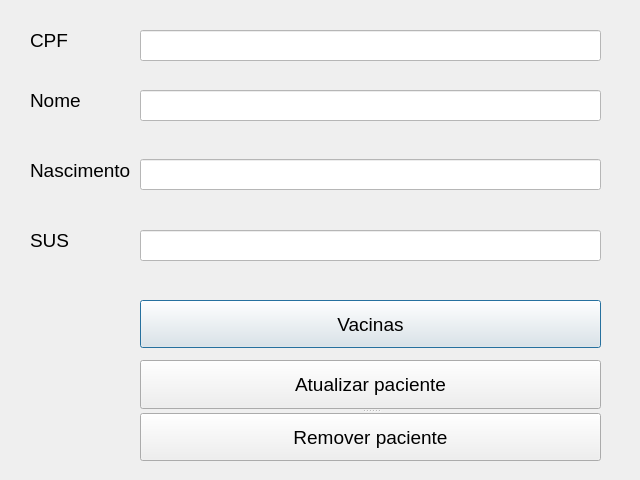
<?xml version="1.0" encoding="UTF-8"?>
<ui version="4.0">
 <class>PatientView</class>
 <widget class="QDialog" name="PatientView">
  <property name="geometry">
   <rect>
    <x>0</x>
    <y>0</y>
    <width>640</width>
    <height>480</height>
   </rect>
  </property>
  <property name="windowTitle">
   <string>Paciente</string>
  </property>
  <widget class="QLineEdit" name="date">
   <property name="geometry">
    <rect>
     <x>140</x>
     <y>159</y>
     <width>461</width>
     <height>31</height>
    </rect>
   </property>
   <property name="styleSheet">
    <string notr="true">background-color: rgb(255, 255, 255);</string>
   </property>
   <property name="readOnly">
    <bool>true</bool>
   </property>
  </widget>
  <widget class="QLineEdit" name="sus">
   <property name="geometry">
    <rect>
     <x>140</x>
     <y>230</y>
     <width>461</width>
     <height>31</height>
    </rect>
   </property>
   <property name="styleSheet">
    <string notr="true">background-color: rgb(255, 255, 255);</string>
   </property>
   <property name="readOnly">
    <bool>true</bool>
   </property>
  </widget>
  <widget class="QLabel" name="label_5">
   <property name="geometry">
    <rect>
     <x>30</x>
     <y>90</y>
     <width>61</width>
     <height>20</height>
    </rect>
   </property>
   <property name="font">
    <font>
     <pointsize>14</pointsize>
    </font>
   </property>
   <property name="text">
    <string>Nome</string>
   </property>
  </widget>
  <widget class="QLineEdit" name="name">
   <property name="geometry">
    <rect>
     <x>140</x>
     <y>90</y>
     <width>461</width>
     <height>31</height>
    </rect>
   </property>
   <property name="styleSheet">
    <string notr="true">background-color: rgb(255, 255, 255);</string>
   </property>
   <property name="readOnly">
    <bool>true</bool>
   </property>
  </widget>
  <widget class="QLabel" name="label_7">
   <property name="geometry">
    <rect>
     <x>30</x>
     <y>230</y>
     <width>61</width>
     <height>20</height>
    </rect>
   </property>
   <property name="font">
    <font>
     <pointsize>14</pointsize>
    </font>
   </property>
   <property name="text">
    <string>SUS</string>
   </property>
  </widget>
  <widget class="QLabel" name="label">
   <property name="geometry">
    <rect>
     <x>30</x>
     <y>30</y>
     <width>61</width>
     <height>20</height>
    </rect>
   </property>
   <property name="font">
    <font>
     <pointsize>14</pointsize>
    </font>
   </property>
   <property name="text">
    <string>CPF</string>
   </property>
  </widget>
  <widget class="QSplitter" name="splitter">
   <property name="geometry">
    <rect>
     <x>140</x>
     <y>360</y>
     <width>461</width>
     <height>101</height>
    </rect>
   </property>
   <property name="orientation">
    <enum>Qt::Vertical</enum>
   </property>
   <widget class="QPushButton" name="updateNurseButton">
    <property name="font">
     <font>
      <pointsize>14</pointsize>
     </font>
    </property>
    <property name="text">
     <string>Atualizar paciente</string>
    </property>
    <property name="default">
     <bool>true</bool>
    </property>
   </widget>
   <widget class="QPushButton" name="removeNurseButton">
    <property name="font">
     <font>
      <pointsize>14</pointsize>
     </font>
    </property>
    <property name="text">
     <string>Remover paciente</string>
    </property>
    <property name="default">
     <bool>true</bool>
    </property>
   </widget>
  </widget>
  <widget class="QLineEdit" name="cpf">
   <property name="geometry">
    <rect>
     <x>140</x>
     <y>30</y>
     <width>461</width>
     <height>31</height>
    </rect>
   </property>
   <property name="styleSheet">
    <string notr="true">background-color: rgb(255, 255, 255);</string>
   </property>
   <property name="readOnly">
    <bool>true</bool>
   </property>
  </widget>
  <widget class="QLabel" name="label_6">
   <property name="geometry">
    <rect>
     <x>30</x>
     <y>160</y>
     <width>101</width>
     <height>20</height>
    </rect>
   </property>
   <property name="font">
    <font>
     <pointsize>14</pointsize>
    </font>
   </property>
   <property name="text">
    <string>Nascimento</string>
   </property>
  </widget>
  <widget class="QPushButton" name="vaccine">
   <property name="geometry">
    <rect>
     <x>140</x>
     <y>300</y>
     <width>461</width>
     <height>48</height>
    </rect>
   </property>
   <property name="font">
    <font>
     <pointsize>14</pointsize>
    </font>
   </property>
   <property name="text">
    <string>Vacinas</string>
   </property>
   <property name="default">
    <bool>true</bool>
   </property>
  </widget>
 </widget>
 <resources/>
 <connections/>
</ui>
